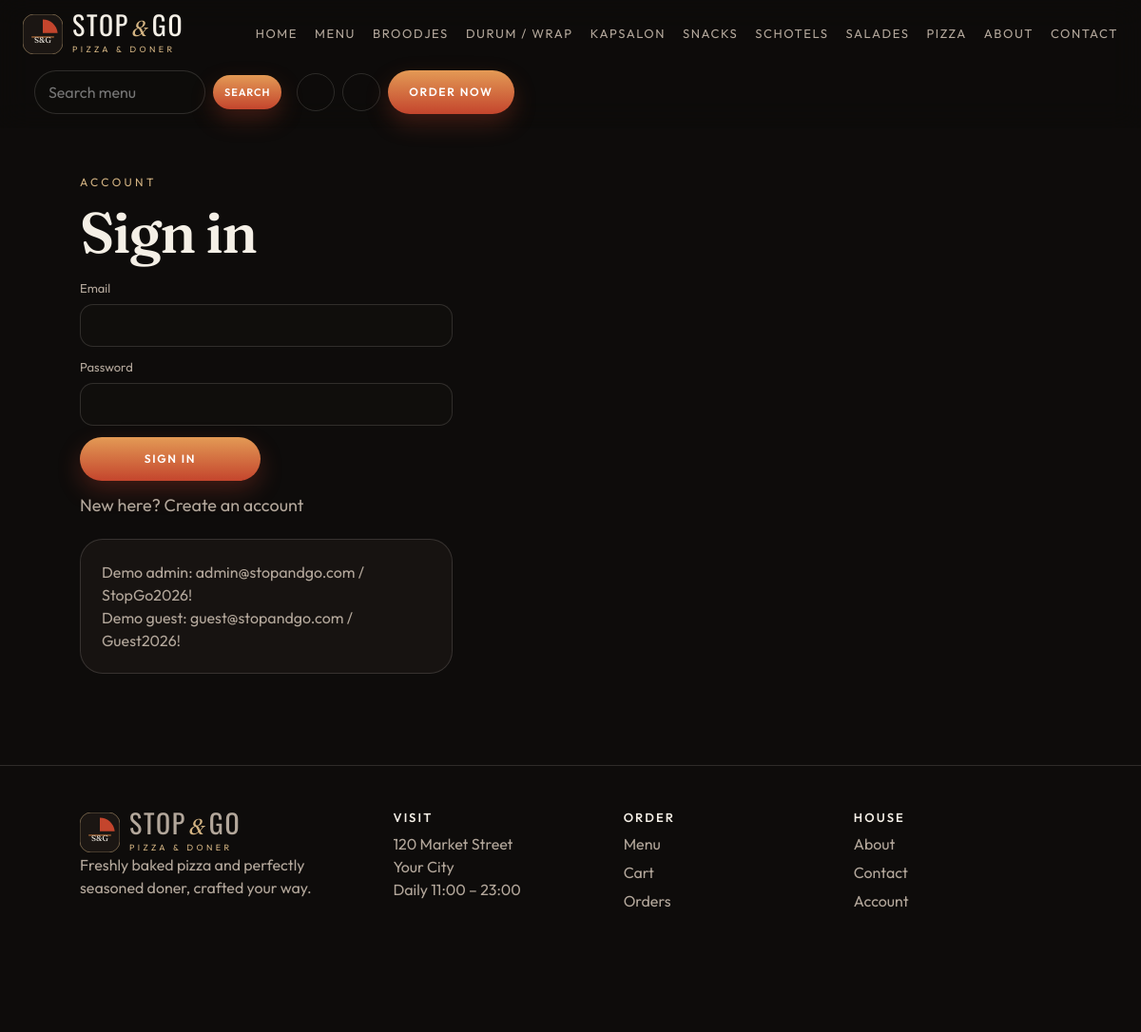
The page /login.php on the database its author committed.
### tables this page shows
CREATE TABLE categories (
  id INT UNSIGNED AUTO_INCREMENT PRIMARY KEY,
  name VARCHAR(40) NOT NULL,
  slug VARCHAR(40) NOT NULL UNIQUE,
  description VARCHAR(180) NOT NULL DEFAULT '',
  image VARCHAR(300) NOT NULL DEFAULT ''
);

### includes/bootstrap.php (called while the page is built, shortened)
<?php
require_once __DIR__ . '/../config/database.php';
function e(?string $value): string
{
    return htmlspecialchars((string) $value, ENT_QUOTES, 'UTF-8');
}
function menu_categories(): array
{
    try {
        return db()->query('SELECT id, name, slug, image FROM categories ORDER BY id')->fetchAll();
    } catch (Throwable $error) {
        return [];
    }
}
function current_user(): ?array
{
    if (empty($_SESSION['user_id'])) {
        return null;
    }
    $stmt = db()->prepare('SELECT id, name, email, phone, role FROM users WHERE id = ?');
    $stmt->execute([$_SESSION['user_id']]);
    $user = $stmt->fetch();
    return $user ?: null;
}
function cart(): array
{
    return $_SESSION['cart'] ?? [];
}
function cart_count(): int
{
    $count = 0;
    return $count;
}
function active(string $path): string
{
    $current = parse_url($_SERVER['REQUEST_URI'] ?? '/', PHP_URL_PATH) ?: '/';
    return $current === $path ? 'active' : '';
}

### config/database.php (called while the page is built)
<?php
function db(): PDO
{
    static $pdo = null;
    if ($pdo instanceof PDO) {
        return $pdo;
    }
    $file = dirname(__DIR__) . '/config.php';
    if (!is_file($file)) {
        $file = __DIR__ . '/config.php';
    }
    if (!is_file($file)) {
        $file = __DIR__ . '/config.example.php';
    }
    $config = require $file;
    $dsn = sprintf(
        'mysql:host=%s;dbname=%s;charset=%s',
        $config['db_host'],
        $config['db_name'],
        $config['db_charset'] ?? 'utf8mb4'
    );
    $pdo = new PDO($dsn, $config['db_user'], $config['db_pass'], [
        PDO::ATTR_ERRMODE => PDO::ERRMODE_EXCEPTION,
        PDO::ATTR_DEFAULT_FETCH_MODE => PDO::FETCH_ASSOC,
        PDO::ATTR_EMULATE_PREPARES => false,
    ]);
    return $pdo;
}

### includes/layout.php (the view, shortened to what this page needs)
<?php
function logo(string $variant = 'full', string $tone = 'light'): string
{
    $words = $variant === 'mark' ? '' : '<span class="brand-words"><span class="wordmark"><span>STOP</span><span class="amp">&amp;</span><span>GO</span></span>'
        . ($variant === 'full' ? '<span class="brand-sub">Pizza &amp; Doner</span>' : '') . '</span>';
    return '<span class="brand brand-' . $variant . ' brand-' . $tone . '"><svg class="brand-mark" viewBox="0 0 64 64" aria-hidden="true"><rect width="64" height="64" rx="18" class="mark-plate"></rect><path d="M32 8.5c12.4 0 22.6 9.4 23.8 21.5H32V8.5z" class="mark-slice"></path><path d="M14 36.5h36" class="mark-road"></path><text x="32" y="46" text-anchor="middle" class="mark-letters">S&amp;G</text></svg>' . $words . '</span>';
}
function icon(string $name): string
{
    $paths = [
        'search' => '<circle cx="11" cy="11" r="7"></circle><path d="M16 16l5 5"></path>',
        'user' => '<circle cx="12" cy="8" r="4"></circle><path d="M4 20c1.5-3.5 4-5 8-5s6.5 1.5 8 5"></path>',
        'cart' => '<path d="M4 5h2l2.2 10.2a2 2 0 0 0 2 1.6h7.6a2 2 0 0 0 2-1.5L21 8H7"></path><circle cx="10" cy="20" r="1.4"></circle><circle cx="18" cy="20" r="1.4"></circle>',
        'menu' => '<path d="M4 7h16M4 12h16M4 17h16"></path>',
        'close' => '<path d="M6 6l12 12M18 6L6 18"></path>',
        'home' => '<path d="M4 11l8-7 8 7v8H4z"></path>',
    ];
    return '<svg viewBox="0 0 24 24" fill="none" stroke="currentColor" stroke-width="1.7">' . ($paths[$name] ?? '') . '</svg>';
}
function render_header(string $title): void
{
    $user = current_user();
    $count = cart_count();
    $account = $user ? '/orders.php' : '/login.php';
    ?>
<!DOCTYPE html>
<html lang="en">
<head>
  <link rel="stylesheet" href="/assets/css/styles.css">
</head>
<body>
<div class="app-shell">
  <header class="site-header" id="site-header">
    <div class="nav-inner">
      <a class="brand-link" href="/" aria-label="STOP&amp;GO home"><?= logo() ?></a>
      <nav class="nav-links" aria-label="Primary">
        <a class="<?= active('/index.php') || active('/') ? 'active' : '' ?>" href="/">Home</a>
        <a class="<?= active('/menu.php') ?>" href="/menu.php">Menu</a>
        <?php foreach (menu_categories() as $cat): ?>
          <a href="/menu.php?category=<?= e($cat['slug']) ?>"><?= e($cat['name']) ?></a>
        <?php endforeach; ?>
        <a class="<?= active('/about.php') ?>" href="/about.php">About</a>
        <a class="<?= active('/contact.php') ?>" href="/contact.php">Contact</a>
      </nav>
      <form class="nav-search" action="/menu.php" method="get">
        <input type="search" name="q" placeholder="Search menu" aria-label="Search the menu" value="<?= e($_GET['q'] ?? '') ?>">
        <button class="btn btn-primary btn-small" type="submit">Search</button>
      </form>
      <div class="nav-tools">
        <a class="icon-btn" href="<?= e($account) ?>" aria-label="Account"><?= icon('user') ?></a>
        <a class="icon-btn cart-btn" href="/cart.php" aria-label="Cart, <?= $count ?> items"><?= icon('cart') ?><?php if ($count): ?><span class="cart-count"><?= $count ?></span><?php endif; ?></a>
        <a class="btn btn-primary nav-order" href="/menu.php">Order Now</a>
      </div>
    </div>
  </header>
  <main id="main" class="page-fade">
    <?php
}
function render_footer(bool $admin = false): void
{
    if (!$admin) {
        ?>
  </main>
  <footer class="site-footer">
    <div><?= logo() ?><p>Freshly baked pizza and perfectly seasoned doner, crafted your way.</p></div>
    <div><h3>Visit</h3><p>120 Market Street<br>Your City<br>Daily 11:00 – 23:00</p></div>
    <div><h3>Order</h3><a href="/menu.php">Menu</a><a href="/cart.php">Cart</a><a href="/orders.php">Orders</a></div>
    <div><h3>House</h3><a href="/about.php">About</a><a href="/contact.php">Contact</a><a href="/login.php">Account</a></div>
  </footer>
        <?php
    } else {
        echo '</main>';
    }
    ?>
</div>
</body>
</html>
    <?php
}

### assets/css/styles.css (style rules this page uses)
:root { --bg: #0e0c0b; --bg-2: #171311; --bg-3: #241c17; --cream: #f4efe6; --cream-2: #e7dfd2; --ink: #161311; --muted: #b3a79b; --muted-dark: #6d645c; --red: #c4452d; --orange: #e38b45; --gold: #d4b483; --line: rgba(244, 239, 230, 0.14); --shadow: 0 24px 60px rgba(0, 0, 0, 0.35); --sans: "Outfit", sans-serif; --serif: "Fraunces", serif; --cond: "Oswald", sans-serif; color: var(--cream); background: var(--bg); font-family: var(--sans); font-weight: 400; line-height: 1.5; }
* { box-sizing: border-box; }
html { scroll-behavior: smooth; }
body { margin: 0; background: var(--bg); }
img, svg { max-width: 100%; display: block; }
button, input, textarea, select { font: inherit; color: inherit; }
button { cursor: pointer; }
a { color: inherit; text-decoration: none; }
h1, h2, h3 { font-family: var(--serif); font-weight: 560; letter-spacing: -0.03em; line-height: 1.05; margin: 0; }
p { margin: 0; }
.app-shell { min-height: 100vh; }
.page-fade { animation: rise 0.55s cubic-bezier(0.22, 1, 0.36, 1); }
.site-header { position: sticky; top: 0; z-index: 100; background: rgba(14, 12, 11, 0.35); backdrop-filter: blur(16px); border-bottom: 1px solid transparent; }
.nav-inner { max-width: 1440px; margin: 0 auto; padding: 14px 24px; display: flex; align-items: center; gap: 16px; flex-wrap: wrap; }
.nav-links { flex-wrap: wrap; row-gap: 6px; }
.brand-link { display: flex; }
.nav-links { display: flex; gap: 18px; margin-left: auto; }
.nav-links a { font-size: 13px; letter-spacing: 0.12em; text-transform: uppercase; color: var(--muted); }
.nav-search { display: flex; align-items: center; gap: 8px; margin-left: 12px; position: relative; z-index: 2; }
.nav-search input { width: 180px; border-radius: 999px; border: 1px solid var(--line); background: rgba(16, 14, 12, 0.8); padding: 10px 14px; }
.nav-search button { border: 0; }
.nav-tools { display: flex; align-items: center; gap: 8px; position: relative; z-index: 2; }
.icon-btn { width: 40px; height: 40px; border-radius: 999px; border: 1px solid var(--line); background: transparent; color: var(--cream); display: grid; place-items: center; }
.icon-btn svg { width: 18px; height: 18px; }
.cart-btn { position: relative; }
.nav-order { padding: 12px 16px; }
.brand { display: flex; align-items: center; gap: 10px; }
.brand-mark { width: 42px; height: 42px; }
.mark-letters { fill: #f4efe6; font-family: var(--serif); font-size: 13px; }
.wordmark { display: flex; align-items: baseline; gap: 2px; font-family: var(--cond); font-size: 28px; letter-spacing: 0.06em; line-height: 0.85; }
.amp { font-family: var(--serif); font-style: italic; color: var(--gold); font-size: 0.82em; margin: 0 1px; }
.brand-sub { display: block; margin-top: 4px; font-size: 9px; letter-spacing: 0.38em; text-transform: uppercase; color: var(--gold); }
.btn { border: 0; border-radius: 999px; padding: 14px 22px; letter-spacing: 0.14em; text-transform: uppercase; font-size: 12px; font-weight: 600; display: inline-flex; align-items: center; justify-content: center; gap: 8px; }
.btn-primary { background: linear-gradient(180deg, #e39a55 0%, #c4452d 100%); color: white; box-shadow: 0 10px 24px rgba(196, 69, 45, 0.28); }
.btn-small { padding: 10px 12px; letter-spacing: 0.08em; font-size: 11px; }
.site-footer { display: grid; grid-template-columns: 1.4fr repeat(3, 1fr); gap: 24px; padding: 48px 7vw 120px; border-top: 1px solid var(--line); color: var(--muted); }
.site-footer h3 { font-family: var(--sans); font-size: 13px; letter-spacing: 0.16em; text-transform: uppercase; color: var(--cream); margin-bottom: 8px; }
.site-footer a { display: block; margin: 6px 0; }

### rows shown on the page
categories: name "BROODJES"
categories: name "DURUM / WRAP"
categories: name "KAPSALON"
categories: name "SNACKS"
categories: name "SCHOTELS"
categories: name "SALADES"
categories: name "PIZZA"
